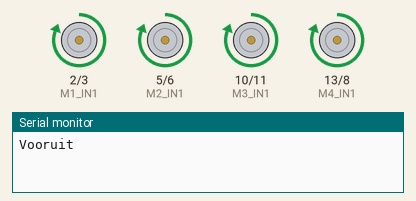
This sketch was run on a simulated Arduino Uno, built with avr-gcc and run on an emulated ATmega328P. On the bench: motor-driver pin pairs drawn as motors (green arrow = first pin HIGH = forward, orange = second pin HIGH = backward, longer = more drive), the last lines printed to the serial monitor.

Above: at 0.1 s.
At 6.1 s:
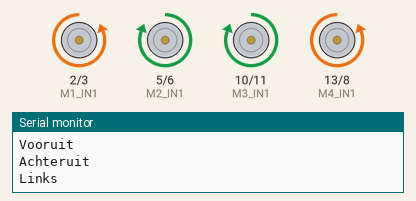
At 9.1 s:
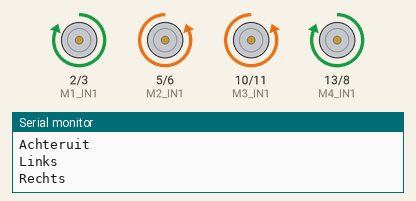
At 12.1 s:
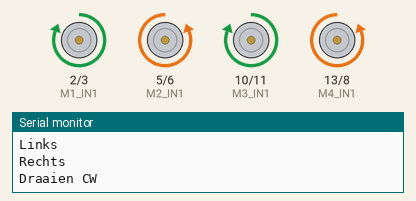
At 22.1 s:
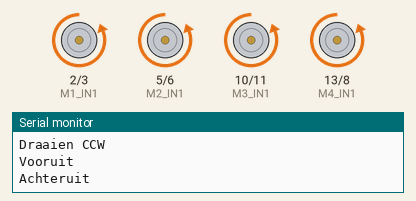
At 36.1 s:
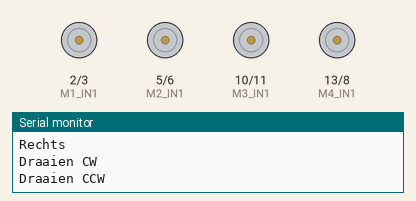
Timing chart, 0 to 39.5 s (numbered marks = the images above):
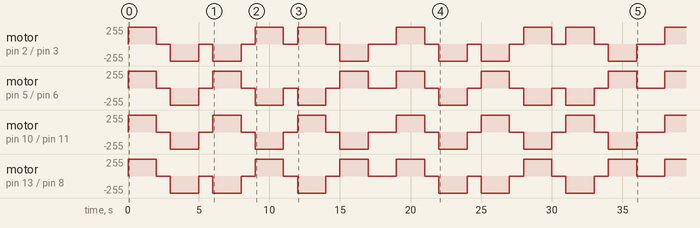

The sketch:

MotorenTest.ino
```cpp
// Motor 1
#define M1_IN1 2
#define M1_IN2 3

// Motor 2
#define M2_IN1 5
#define M2_IN2 6

// Motor 3
#define M3_IN1 10
#define M3_IN2 11

// Motor 4
#define M4_IN1 13
#define M4_IN2 8

void setup() {
  pinMode(M1_IN1, OUTPUT);
  pinMode(M1_IN2, OUTPUT);

  pinMode(M2_IN1, OUTPUT);
  pinMode(M2_IN2, OUTPUT);

  pinMode(M3_IN1, OUTPUT);
  pinMode(M3_IN2, OUTPUT);

  pinMode(M4_IN1, OUTPUT);
  pinMode(M4_IN2, OUTPUT);

  Serial.begin(9600);
}


void motorVooruit(int in1, int in2) {
  digitalWrite(in1, HIGH);
  digitalWrite(in2, LOW);
}

void motorAchteruit(int in1, int in2) {
  digitalWrite(in1, LOW);
  digitalWrite(in2, HIGH);
}

void motorStop(int in1, int in2) {
  digitalWrite(in1, LOW);
  digitalWrite(in2, LOW);
}


void vooruit() {
  motorVooruit(M1_IN1, M1_IN2);
  motorVooruit(M2_IN1, M2_IN2);
  motorVooruit(M3_IN1, M3_IN2);
  motorVooruit(M4_IN1, M4_IN2);
}

void achteruit() {
  motorAchteruit(M1_IN1, M1_IN2);
  motorAchteruit(M2_IN1, M2_IN2);
  motorAchteruit(M3_IN1, M3_IN2);
  motorAchteruit(M4_IN1, M4_IN2);
}

void links() {
  motorAchteruit(M1_IN1, M1_IN2);
  motorVooruit(M2_IN1, M2_IN2);
  motorVooruit(M3_IN1, M3_IN2);
  motorAchteruit(M4_IN1, M4_IN2);
}

void rechts() {
  motorVooruit(M1_IN1, M1_IN2);
  motorAchteruit(M2_IN1, M2_IN2);
  motorAchteruit(M3_IN1, M3_IN2);
  motorVooruit(M4_IN1, M4_IN2);
}

void draaiCW() {  // met de klok mee
  motorVooruit(M1_IN1, M1_IN2);
  motorAchteruit(M2_IN1, M2_IN2);
  motorVooruit(M3_IN1, M3_IN2);
  motorAchteruit(M4_IN1, M4_IN2);
}

void draaiCCW() { // tegen de klok in
  motorAchteruit(M1_IN1, M1_IN2);
  motorVooruit(M2_IN1, M2_IN2);
  motorAchteruit(M3_IN1, M3_IN2);
  motorVooruit(M4_IN1, M4_IN2);
}

void stopAlles() {
  motorStop(M1_IN1, M1_IN2);
  motorStop(M2_IN1, M2_IN2);
  motorStop(M3_IN1, M3_IN2);
  motorStop(M4_IN1, M4_IN2);
}


void loop() {
  Serial.println("Vooruit");
  vooruit();
  delay(2000);
  stopAlles();
  delay(1000);

  Serial.println("Achteruit");
  achteruit();
  delay(2000);
  stopAlles();
  delay(1000);

  Serial.println("Links");
  links();
  delay(2000);
  stopAlles();
  delay(1000);

  Serial.println("Rechts");
  rechts();
  delay(2000);
  stopAlles();
  delay(1000);

  Serial.println("Draaien CW");
  draaiCW();
  delay(2000);
  stopAlles();
  delay(1000);

  Serial.println("Draaien CCW");
  draaiCCW();
  delay(2000);
  stopAlles();
  delay(2000);
}
```

Measured:
- by itself, motor on pin 2 (M1_IN1) / pin 3 (M1_IN2): stopped → forward 255/255 at 0.00 s, → stopped 2.0 s later, → backward 255/255 1.0 s later, → stopped 2.0 s later, … (25 changes in this stretch)
- by itself, motor on pin 5 (M2_IN1) / pin 6 (M2_IN2): stopped → forward 255/255 at 0.00 s, → stopped 2.0 s later, → backward 255/255 1.0 s later, → stopped 2.0 s later, … (25 changes in this stretch)
